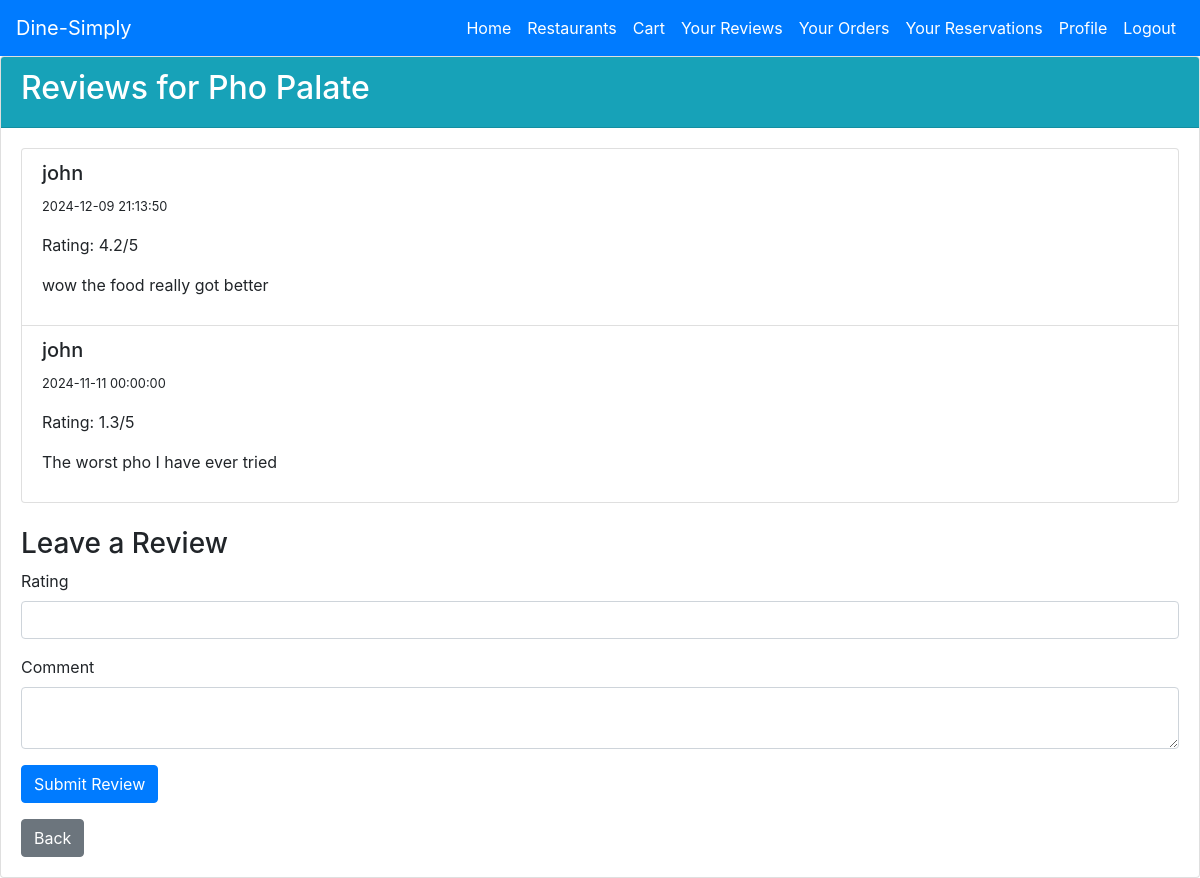
Screenshot of /restaurant/10/reviews (signed in) with the database file from the repository.
### tables this page shows
CREATE TABLE "Restaurant" (
    RestaurantID INTEGER PRIMARY KEY AUTOINCREMENT,
    Name VARCHAR(100) NOT NULL,
    Address VARCHAR(255),
    City VARCHAR(100),
    State VARCHAR(50),
    ZipCode VARCHAR(10),
    Website VARCHAR(255),
    Rating DOUBLE,
    CuisineType VARCHAR(50),
    Longitude DOUBLE,
    Latitude DOUBLE,
    NumberOfTables INT,
    MaxPeoplePerTable INT
);

CREATE TABLE Review (
    ReviewID INTEGER PRIMARY KEY AUTOINCREMENT,
    UserID INT,
    RestaurantID INT,
    Rating DOUBLE,
    Comment TEXT,
    DatePosted DATETIME,
    FOREIGN KEY (UserID) REFERENCES User(UserID),
    FOREIGN KEY (RestaurantID) REFERENCES Restaurant(RestaurantID)
);

CREATE TABLE User (
    UserID INTEGER PRIMARY KEY AUTOINCREMENT,
    Name VARCHAR(100),
    Email VARCHAR(100) UNIQUE,
    Password VARCHAR(100),
    Phone VARCHAR(15),
    Location VARCHAR(255),
    Longitude DOUBLE, 
    Latitude DOUBLE,
    Role VARCHAR(50) DEFAULT 'customer', -- 'customer', 'restaurant_admin', 'super_admin'
    ManagedRestaurantID INT,
    FOREIGN KEY (ManagedRestaurantID) REFERENCES Restaurant(RestaurantID)
);

### app.py (the view, shortened to what this page needs)
@app.route('/restaurant/<int:restaurant_id>/reviews', methods=['GET', 'POST'])
@login_required
def review(restaurant_id):
    form = ReviewForm()
    conn = get_db_connection()
    restaurant = conn.execute('SELECT * FROM Restaurant WHERE RestaurantID = ?', (restaurant_id,)).fetchone()
    if not restaurant:
        conn.close()
        flash("Restaurant not found.", 'danger')
        return redirect(url_for('restaurants'))
    reviews = conn.execute('''
        SELECT Review.*, User.Name FROM Review
        JOIN User ON Review.UserID = User.UserID
        WHERE Review.RestaurantID = ?
        ORDER BY datetime(DatePosted) DESC
    ''', (restaurant_id,)).fetchall()
    conn.close()
    return render_template('review.html', form=form, restaurant=restaurant, reviews=reviews)

### forms.py
class ReviewForm(FlaskForm):
    rating = DecimalField(
        'Rating', validators=[DataRequired(), NumberRange(min=1, max=5)], places=1
    )
    comment = TextAreaField('Comment', validators=[DataRequired(), Length(max=1000)])
    submit = SubmitField('Submit Review')

### app.py (called while the page is built)
def get_db_connection():
    conn = sqlite3.connect(db_path)
    conn.row_factory = sqlite3.Row
    return conn

@login_manager.user_loader
def load_user(user_id):
    return User.get(user_id)

def format_datetime(value):
    try:
        dt = datetime.fromisoformat(value)
        return dt.strftime("%Y-%m-%d %H:%M:%S")
    except ValueError:
        return value  # Return the original value if parsing fails

    @staticmethod
    def get(user_id):
        conn = get_db_connection()
        user = conn.execute('SELECT * FROM User WHERE UserID = ?', (user_id,)).fetchone()
        conn.close()
        if user:
            return User(*user)
        return None

### templates/review.html (shortened to what this page needs)
<!DOCTYPE html>
<html lang="en">
<head>
    <link rel="stylesheet" href="https://stackpath.bootstrapcdn.com/bootstrap/4.5.0/css/bootstrap.min.css">
</head>
<body>
    {% include 'navbar_customer.html' %}
    <div class="card">
        <div class="card-header bg-info text-white">
            <h2>Reviews for {{ restaurant['Name'] }}</h2>
        </div>
        <div class="card-body">
            <ul class="list-group mb-4">
                {% for rv in reviews %}
                    <li class="list-group-item">
                        <h5>{{ rv['Name'] }}</h5>
                        <p><small>{{ rv['DatePosted']|format_datetime }}</small></p>
                        <p>Rating: {{ rv['Rating'] }}/5</p>
                        <p>{{ rv['Comment'] }}</p>
                    </li>
                {% else %}
                    <li class="list-group-item">No reviews yet.</li>
                {% endfor %}
            </ul>
            <h3>Leave a Review</h3>
            <form method="post">
                <div class="form-group">
                    {{ form.rating.label(class="form-label") }}
                    {{ form.rating(class="form-control") }}
                </div>
                <div class="form-group">
                    {{ form.comment.label(class="form-label") }}
                    {{ form.comment(class="form-control") }}
                </div>
                <button type="submit" class="btn btn-primary">{{ form.submit.label.text }}</button>
            </form>
            <a href="{{ url_for('restaurant_detail', restaurant_id=restaurant['RestaurantID']) }}" class="btn btn-secondary mt-3">Back</a>
        </div>
    </div>
</body>
</html>

### rows the page displays
Restaurant: Name "Pho Palate"
Review: Name "john", DatePosted "2024-12-09 21:13:50", Rating "4.2", Comment "wow the food really got better"
Review: Name "john", DatePosted "2024-11-11 00:00:00", Rating "1.3", Comment "The worst pho I have ever tried"
